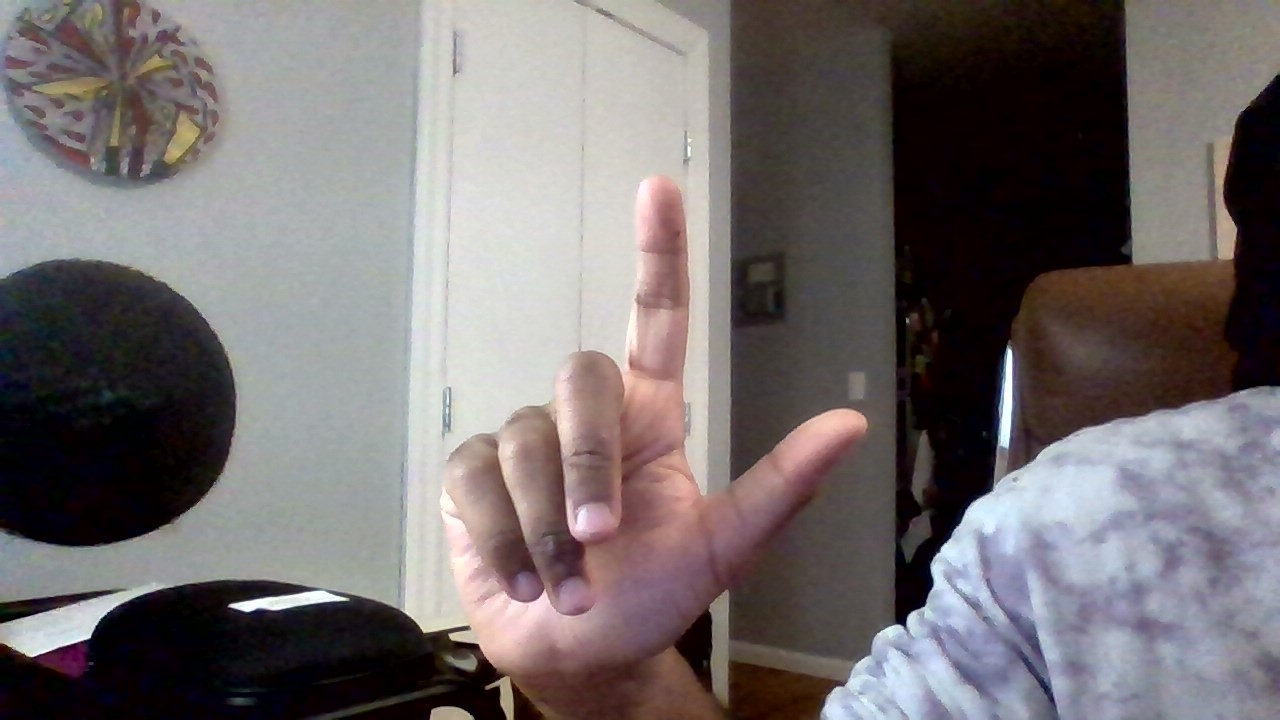
#> input picture pipeline/data/eval/L/WIN_20260512_23_44_34_Pro.jpg, 1280 x 720 px
$ python -i filters.py   (imports and definitions only)
#> lines starting #> are read from the running program, lines starting #| are printed output that depends on the picture
#> further down, picture is the input picture: shape (720, 1280, 3); mean B, G, R 109.6, 108.9, 115.3
"""
gesture-driven image filters

GESTURE   FILTER
open      Gaussian blur
closed    Histogram equalization
peace     Ordered dithering (Bayer 4x4)
thumb     Negative
L         Halftone dots
"""

import cv2
import numpy as np


# [6 lines left out: function filter_gaussian_blur, not called in this run]


def filter_histogram_eq(frame: np.ndarray) -> np.ndarray:
    """
    closed
    histogram equalization
    applied to luminance (YCrCb) to avoid color distortion
    """
    ycrcb = cv2.cvtColor(frame, cv2.COLOR_BGR2YCrCb)
#> ycrcb: shape (720, 1280, 3); mean of channels 0, 1, 2 110.9, 131.2, 127.3
    ycrcb[:, :, 0] = cv2.equalizeHist(ycrcb[:, :, 0])
#> ycrcb: shape (720, 1280, 3); mean of channels 0, 1, 2 128.5, 131.2, 127.3
    return cv2.cvtColor(ycrcb, cv2.COLOR_YCrCb2BGR)
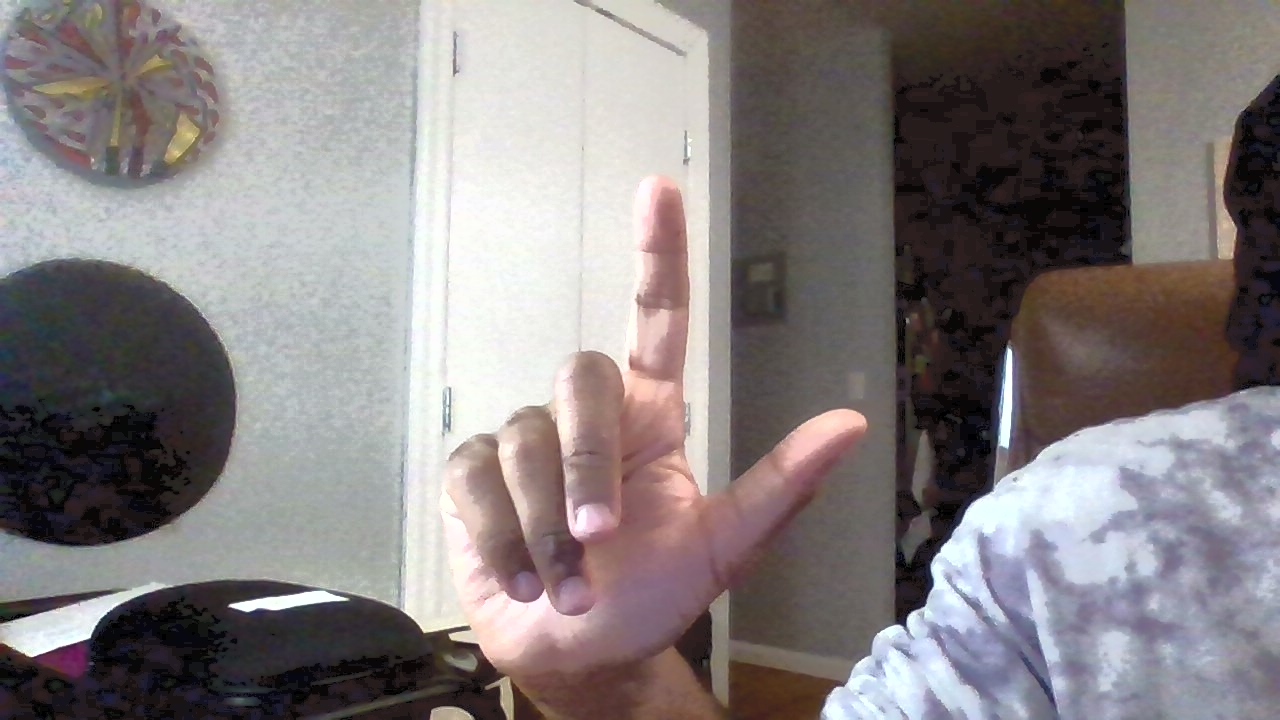
#> returned value: shape (720, 1280, 3); mean B, G, R 127.1, 126.5, 132.8


# [66 lines left out: functions filter_ordered_dither, filter_negative, filter_halftone, not called in this run]


def filter_passthrough(frame: np.ndarray) -> np.ndarray:
    """no gesture, no filter"""
    return frame.copy()


FILTER_MAP = {
    "open":   filter_gaussian_blur,
    "closed": filter_histogram_eq,
    "peace":  filter_ordered_dither,
    "thumb":  filter_negative,
    "L":      filter_halftone,
    "none":   filter_passthrough,
}

FILTER_LABELS = {
    "open":   "gaussian blur",
    "closed": "histogram equalization",
    "peace":  "ordered dithering",
    "thumb":  "negative",
    "L":      "halftone dots",
    "none":   "no filter",
}


# [13 lines left out: function apply_filter, not called in this run]

>>> import cv2
>>> picture = cv2.imread('../data/eval/L/WIN_20260512_23_44_34_Pro.jpg')
>>> result = filter_histogram_eq(picture)
